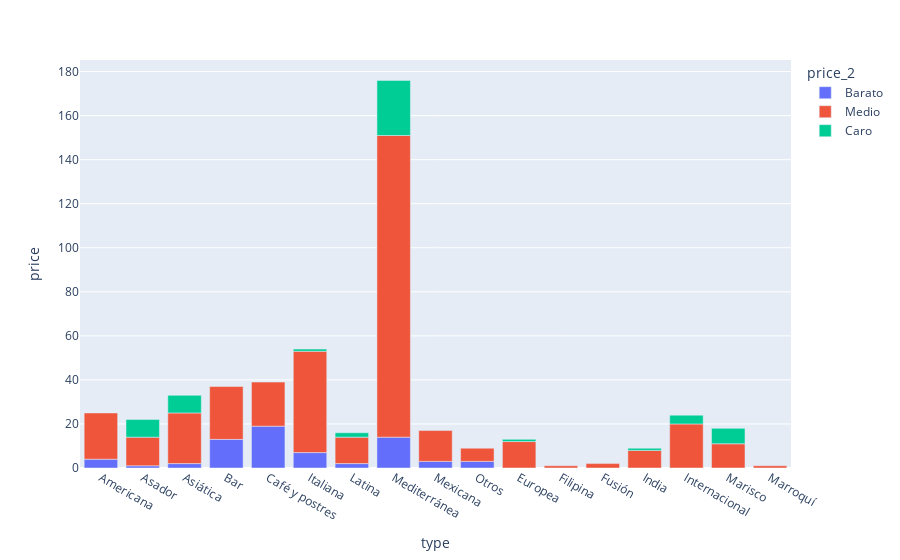

The code cell stored with this chart in its notebook:
### Code cell
fig = px.bar(plot1, x="type", y="price", color='price_2')
fig.show()

### Figure 1 — Plotly figure (JSON) as saved in the notebook; plotly's stock layout.template omitted (floating-point values rounded to 4 significant figures)
{"data": [{"alignmentgroup": "True", "hovertemplate": "price_2=Barato<br>type=%{x}<br>price=%{y}<extra></extra>", "legendgroup": "Barato", "marker": {"color": "#636efa", "pattern": {"shape": ""}}, "name": "Barato", "offsetgroup": "Barato", "orientation": "v", "showlegend": true, "textposition": "auto", "type": "bar", "x": ["Americana", "Asador", "Asiática", "Bar", "Café y postres", "Italiana", "Latina", "Mediterránea", "Mexicana", "Otros"], "xaxis": "x", "y": [4, 1, 2, 13, 19, 7, 2, 14, 3, 3], "yaxis": "y"}, {"alignmentgroup": "True", "hovertemplate": "price_2=Medio<br>type=%{x}<br>price=%{y}<extra></extra>", "legendgroup": "Medio", "marker": {"color": "#EF553B", "pattern": {"shape": ""}}, "name": "Medio", "offsetgroup": "Medio", "orientation": "v", "showlegend": true, "textposition": "auto", "type": "bar", "x": ["Americana", "Asador", "Asiática", "Bar", "Café y postres", "Europea", "Filipina", "Fusión", "India", "Internacional", "Italiana", "Latina", "Marisco", "Marroquí", "Mediterránea", "Mexicana", "Otros"], "xaxis": "x", "y": [21, 13, 23, 24, 20, 12, 1, 2, 8, 20, 46, 12, 11, 1, 137, 14, 6], "yaxis": "y"}, {"alignmentgroup": "True", "hovertemplate": "price_2=Caro<br>type=%{x}<br>price=%{y}<extra></extra>", "legendgroup": "Caro", "marker": {"color": "#00cc96", "pattern": {"shape": ""}}, "name": "Caro", "offsetgroup": "Caro", "orientation": "v", "showlegend": true, "textposition": "auto", "type": "bar", "x": ["Asador", "Asiática", "Europea", "India", "Internacional", "Italiana", "Latina", "Marisco", "Mediterránea"], "xaxis": "x", "y": [8, 8, 1, 1, 4, 1, 2, 7, 25], "yaxis": "y"}], "layout": {"barmode": "relative", "legend": {"title": {"text": "price_2"}, "tracegroupgap": 0}, "margin": {"t": 60}, "xaxis": {"anchor": "y", "domain": [0, 1], "title": {"text": "type"}}, "yaxis": {"anchor": "x", "domain": [0, 1], "title": {"text": "price"}}}}
